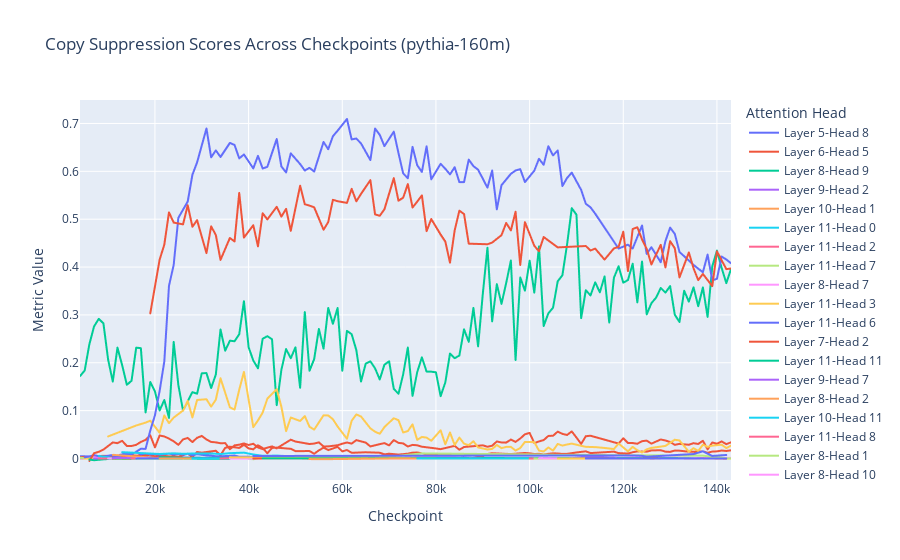

Notebook cell for this chart:
### Markdown cell above
### Copy Suppression Metrics

### Code cell
copy_suppression_scores_df = plot_head_circuit_scores(MODEL_NAME, copy_suppression_scores, title= f'Copy Suppression Scores Across Checkpoints ({MODEL_NAME})')
